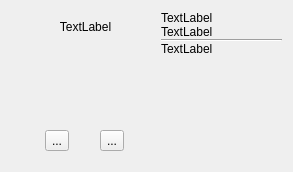
<?xml version="1.0" encoding="UTF-8"?>
<ui version="4.0">
 <class>ModBrowseWidget</class>
 <widget class="QWidget" name="ModBrowseWidget">
  <property name="geometry">
   <rect>
    <x>0</x>
    <y>0</y>
    <width>293</width>
    <height>170</height>
   </rect>
  </property>
  <property name="windowTitle">
   <string>Form</string>
  </property>
  <layout class="QVBoxLayout" name="verticalLayout">
   <item>
    <layout class="QHBoxLayout" name="main">
     <property name="spacing">
      <number>0</number>
     </property>
     <item>
      <widget class="QWidget" name="mod_icon" native="true">
       <property name="sizePolicy">
        <sizepolicy hsizetype="Fixed" vsizetype="Fixed">
         <horstretch>0</horstretch>
         <verstretch>0</verstretch>
        </sizepolicy>
       </property>
       <property name="minimumSize">
        <size>
         <width>150</width>
         <height>150</height>
        </size>
       </property>
       <widget class="QWidget" name="verticalLayoutWidget">
        <property name="geometry">
         <rect>
          <x>-1</x>
          <y>-1</y>
          <width>151</width>
          <height>151</height>
         </rect>
        </property>
        <layout class="QVBoxLayout" name="verticalLayout_2">
         <property name="leftMargin">
          <number>10</number>
         </property>
         <property name="topMargin">
          <number>10</number>
         </property>
         <property name="rightMargin">
          <number>10</number>
         </property>
         <property name="bottomMargin">
          <number>10</number>
         </property>
         <item>
          <widget class="QLabel" name="mod_name">
           <property name="sizePolicy">
            <sizepolicy hsizetype="Minimum" vsizetype="Minimum">
             <horstretch>0</horstretch>
             <verstretch>0</verstretch>
            </sizepolicy>
           </property>
           <property name="text">
            <string>TextLabel</string>
           </property>
           <property name="alignment">
            <set>Qt::AlignHCenter|Qt::AlignTop</set>
           </property>
           <property name="wordWrap">
            <bool>true</bool>
           </property>
          </widget>
         </item>
         <item>
          <spacer name="verticalSpacer">
           <property name="orientation">
            <enum>Qt::Vertical</enum>
           </property>
           <property name="sizeHint" stdset="0">
            <size>
             <width>20</width>
             <height>40</height>
            </size>
           </property>
          </spacer>
         </item>
         <item>
          <layout class="QHBoxLayout" name="horizontalLayout">
           <property name="sizeConstraint">
            <enum>QLayout::SetMaximumSize</enum>
           </property>
           <item>
            <widget class="QToolButton" name="mod_more">
             <property name="sizePolicy">
              <sizepolicy hsizetype="Fixed" vsizetype="Fixed">
               <horstretch>0</horstretch>
               <verstretch>0</verstretch>
              </sizepolicy>
             </property>
             <property name="toolTip">
              <string>Open Pack Website</string>
             </property>
             <property name="text">
              <string>...</string>
             </property>
             <property name="icon">
              <iconset resource="../Assets/icons.qrc">
               <normaloff>:/icons/web-browser-symbolic.svg</normaloff>:/icons/web-browser-symbolic.svg</iconset>
             </property>
            </widget>
           </item>
           <item>
            <widget class="QToolButton" name="mod_install">
             <property name="toolTip">
              <string>Install Modpack</string>
             </property>
             <property name="text">
              <string>...</string>
             </property>
             <property name="icon">
              <iconset resource="../Assets/icons.qrc">
               <normaloff>:/icons/download.svg</normaloff>:/icons/download.svg</iconset>
             </property>
            </widget>
           </item>
          </layout>
         </item>
        </layout>
       </widget>
      </widget>
     </item>
     <item>
      <layout class="QVBoxLayout" name="info">
       <item>
        <widget class="QLabel" name="mod_downloads">
         <property name="text">
          <string>TextLabel</string>
         </property>
        </widget>
       </item>
       <item>
        <widget class="QLabel" name="mod_authors">
         <property name="text">
          <string>TextLabel</string>
         </property>
        </widget>
       </item>
       <item>
        <widget class="Line" name="line">
         <property name="orientation">
          <enum>Qt::Horizontal</enum>
         </property>
        </widget>
       </item>
       <item>
        <widget class="QLabel" name="mod_desc">
         <property name="text">
          <string>TextLabel</string>
         </property>
         <property name="wordWrap">
          <bool>true</bool>
         </property>
        </widget>
       </item>
       <item>
        <spacer name="verticalSpacer_2">
         <property name="orientation">
          <enum>Qt::Vertical</enum>
         </property>
         <property name="sizeHint" stdset="0">
          <size>
           <width>20</width>
           <height>40</height>
          </size>
         </property>
        </spacer>
       </item>
      </layout>
     </item>
    </layout>
   </item>
  </layout>
 </widget>
 <resources>
  <include location="../Assets/icons.qrc"/>
 </resources>
 <connections/>
</ui>
